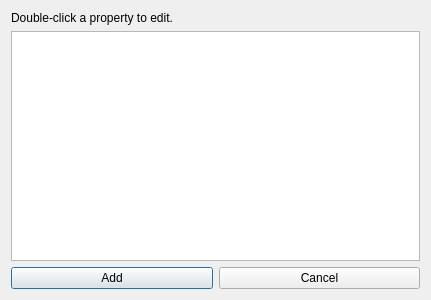
<?xml version="1.0" encoding="UTF-8"?>
<ui version="4.0">
 <class>AddSeries</class>
 <widget class="QDialog" name="AddSeries">
  <property name="geometry">
   <rect>
    <x>0</x>
    <y>0</y>
    <width>431</width>
    <height>300</height>
   </rect>
  </property>
  <property name="windowTitle">
   <string>Add Series</string>
  </property>
  <layout class="QVBoxLayout" name="verticalLayout">
   <item>
    <widget class="QLabel" name="add_series_label">
     <property name="text">
      <string>Double-click a property to edit.</string>
     </property>
    </widget>
   </item>
   <item>
    <widget class="QTableWidget" name="add_series_table">
     <property name="editTriggers">
      <set>QAbstractItemView::DoubleClicked|QAbstractItemView::SelectedClicked</set>
     </property>
     <property name="columnCount">
      <number>2</number>
     </property>
     <attribute name="horizontalHeaderVisible">
      <bool>false</bool>
     </attribute>
     <attribute name="verticalHeaderVisible">
      <bool>false</bool>
     </attribute>
     <column/>
     <column/>
    </widget>
   </item>
   <item>
    <layout class="QHBoxLayout" name="add_series_button_layout">
     <item>
      <widget class="QPushButton" name="add_series_add_button">
       <property name="text">
        <string>Add</string>
       </property>
      </widget>
     </item>
     <item>
      <widget class="QPushButton" name="add_series_cancel_button">
       <property name="text">
        <string>Cancel</string>
       </property>
      </widget>
     </item>
    </layout>
   </item>
  </layout>
 </widget>
 <resources/>
 <connections/>
</ui>
